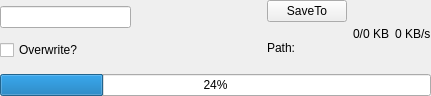
<?xml version="1.0" encoding="UTF-8"?>
<ui version="4.0">
 <class>DownloadFileWidget</class>
 <widget class="QWidget" name="DownloadFileWidget">
  <property name="geometry">
   <rect>
    <x>0</x>
    <y>0</y>
    <width>431</width>
    <height>96</height>
   </rect>
  </property>
  <property name="sizePolicy">
   <sizepolicy hsizetype="Preferred" vsizetype="Fixed">
    <horstretch>0</horstretch>
    <verstretch>0</verstretch>
   </sizepolicy>
  </property>
  <property name="windowTitle">
   <string>Form</string>
  </property>
  <layout class="QVBoxLayout" name="verticalLayout_2">
   <property name="spacing">
    <number>6</number>
   </property>
   <property name="leftMargin">
    <number>0</number>
   </property>
   <property name="topMargin">
    <number>0</number>
   </property>
   <property name="rightMargin">
    <number>0</number>
   </property>
   <property name="bottomMargin">
    <number>0</number>
   </property>
   <item>
    <widget class="QWidget" name="widget" native="true">
     <layout class="QVBoxLayout" name="verticalLayout">
      <property name="spacing">
       <number>6</number>
      </property>
      <property name="leftMargin">
       <number>0</number>
      </property>
      <property name="topMargin">
       <number>0</number>
      </property>
      <property name="rightMargin">
       <number>0</number>
      </property>
      <property name="bottomMargin">
       <number>0</number>
      </property>
      <item>
       <layout class="QHBoxLayout" name="horizontalLayout">
        <property name="spacing">
         <number>6</number>
        </property>
        <item>
         <layout class="QVBoxLayout" name="verticalLayout_3">
          <item>
           <widget class="QLineEdit" name="FilenameEdit"/>
          </item>
          <item>
           <widget class="QCheckBox" name="OverwriteCheckBox">
            <property name="text">
             <string>Overwrite?</string>
            </property>
           </widget>
          </item>
         </layout>
        </item>
        <item>
         <spacer name="horizontalSpacer">
          <property name="orientation">
           <enum>Qt::Horizontal</enum>
          </property>
          <property name="sizeHint" stdset="0">
           <size>
            <width>40</width>
            <height>20</height>
           </size>
          </property>
         </spacer>
        </item>
        <item>
         <layout class="QVBoxLayout" name="verticalLayout_4">
          <item>
           <widget class="QPushButton" name="SaveToButton">
            <property name="text">
             <string>SaveTo</string>
            </property>
           </widget>
          </item>
          <item>
           <widget class="QLabel" name="pathLabel">
            <property name="text">
             <string>Path: </string>
            </property>
           </widget>
          </item>
         </layout>
        </item>
        <item>
         <widget class="QLabel" name="sizeLabel">
          <property name="text">
           <string>0/0 KB</string>
          </property>
         </widget>
        </item>
        <item>
         <widget class="QLabel" name="speedLabel">
          <property name="text">
           <string>0 KB/s</string>
          </property>
         </widget>
        </item>
       </layout>
      </item>
      <item>
       <layout class="QHBoxLayout" name="horizontalLayout_2" stretch="0">
        <property name="spacing">
         <number>6</number>
        </property>
        <item>
         <widget class="QProgressBar" name="progressBar">
          <property name="styleSheet">
           <string notr="true"/>
          </property>
          <property name="value">
           <number>24</number>
          </property>
         </widget>
        </item>
       </layout>
      </item>
     </layout>
    </widget>
   </item>
  </layout>
 </widget>
 <resources/>
 <connections/>
</ui>
